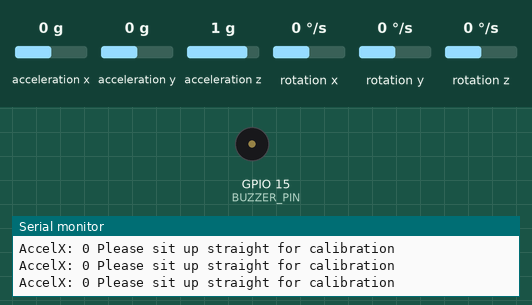
Recording of a program running on a simulated ESP32. On the bench: buzzer (waves = sounding), the last lines printed to the serial monitor. The test bench sets the inputs (shaded band); at power-on: acceleration x 0 g, acceleration y 0 g, acceleration z 1 g, rotation x 0 °/s, rotation y 0 °/s, rotation z 0 °/s. WiFi joins after 1.5 s; servers stay silent unless stated.

Above: at 4.9 s.
5.0 s: acceleration x set to -1.1 g
6.6 s: acceleration x set to -0.8 g
At 7.15 s:
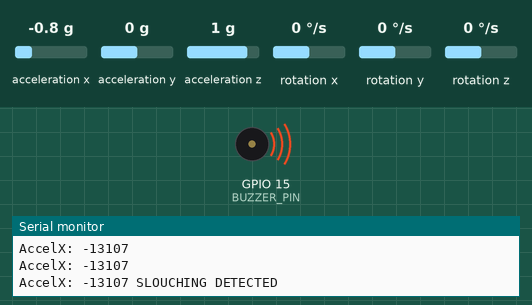
Timing chart, 0 to 15.6 s (numbered marks = the images above; inputs shaded):
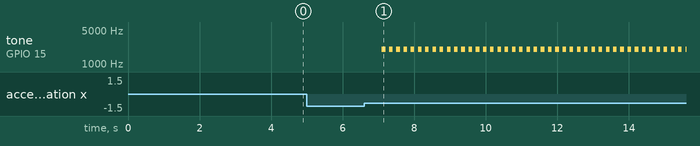

The program:

main.cpp
```cpp
/**
 * Posture Corrector
 *
 * Monitors posture using an MPU6050 accelerometer and provides
 * feedback through a buzzer when slouching is detected.
 *
 * Hardware:
 * - ESP32
 * - MPU6050 accelerometer
 * - Buzzer on PIN 15
 */

#include "Arduino.h"
#include "I2Cdev.h"
#include "MPU6050.h"
#include <WiFi.h>

// WiFi Configuration
const char* const WIFI_SSID = "Dawids S22 Ultra";
const char* const WIFI_PASSWORD = "Bond2004";
const char* const REMOTE_HOST = "google.com";
constexpr int REMOTE_PORT = 80;

// Hardware Configuration
constexpr int BUZZER_PIN = 15;
constexpr int BUZZER_CHANNEL = 0;
constexpr int BUZZER_FREQUENCY = 2000;  // Hz
constexpr int BUZZER_RESOLUTION = 8;    // bits
constexpr int BUZZER_DUTY_CYCLE = 127;  // ~50% of 8-bit (0-255)
constexpr int BUZZER_DURATION = 100;    // ms
constexpr int BUZZER_PAUSE = 50;        // ms

// System Configuration
constexpr int WIFI_CONNECTION_TIMEOUT = 20;  // seconds
constexpr int SERIAL_BAUD_RATE = 115200;
constexpr int SAMPLING_INTERVAL = 50;        // ms

// Posture Detection Configuration
constexpr int SLOUCH_THRESHOLD = 10;         // Number of consecutive readings needed
constexpr int CALIBRATION_SAMPLES_REQUIRED = 5;
constexpr int SLOUCHING_THRESHOLD = -14900;   // Acceleration threshold for slouching

// Enum for calibration status
enum class CalibrationStatus {
  IN_PROGRESS,
  COMPLETE
};

// Global state
struct {
  MPU6050 mpu;
  struct {
    int16_t x, y, z;
  } acceleration;
  struct {
    int16_t x, y, z;
  } gyro;
  int16_t slouchCount = 0;
  bool isCalibrated = false;
  int calibrationCount = 0;
} state;

/**
 * Attempts to connect to the configured WiFi network.
 *
 * @return true if the connection was successful, false otherwise
 */
bool setupWiFi() {
  Serial.println("\nStarting WiFi setup...");
  WiFi.disconnect();

  Serial.printf("Connecting to: %s\n", WIFI_SSID);
  WiFi.begin(WIFI_SSID, WIFI_PASSWORD);

  // Wait for connection with timeout
  int attempts = 0;
  while (WiFi.status() != WL_CONNECTED && attempts < WIFI_CONNECTION_TIMEOUT) {
    delay(1000);
    Serial.print(".");
    attempts++;

    if (attempts % 5 == 0) {
      Serial.printf("\nStatus: %d\n", WiFi.status());
    }
  }

  if (WiFi.status() != WL_CONNECTED) {
    Serial.println("\nWiFi Connection Failed!");
    Serial.print("Error: ");

    switch (WiFi.status()) {
      case WL_IDLE_STATUS:      Serial.println("Idle"); break;
      case WL_NO_SSID_AVAIL:    Serial.println("SSID not found"); break;
      case WL_CONNECT_FAILED:   Serial.println("Wrong password"); break;
      case WL_DISCONNECTED:     Serial.println("Cannot reach network"); break;
      default:                  Serial.println(WiFi.status());
    }

    return false;
  }

  Serial.println("\nWiFi Connected!");
  Serial.printf("IP: %s\n", WiFi.localIP().toString().c_str());
  return true;
}

/**
 * Tests if the device can reach the internet.
 *
 * @return true if internet connection is available, false otherwise
 */
bool testInternetConnection() {
  WiFiClient client;
  Serial.printf("Testing connection to %s\n", REMOTE_HOST);

  if (client.connect(REMOTE_HOST, REMOTE_PORT)) {
    Serial.println("Connection test successful");
    client.stop();
    return true;
  }

  Serial.println("Connection test failed");
  return false;
}

/**
 * Initializes the MPU6050 sensor.
 *
 * @return true if initialization was successful, false otherwise
 */
bool initializeMPU() {
  Wire.begin();
  state.mpu.initialize();

  if (state.mpu.testConnection()) {
    Serial.println("MPU6050 connection successful!");
    return true;
  }

  Serial.println("MPU6050 connection failed!");
  return false;
}

/**
 * Activates the buzzer to alert the user.
 */
void activateBuzzer() {
  ledcWrite(BUZZER_CHANNEL, BUZZER_DUTY_CYCLE);
  delay(BUZZER_DURATION);
  ledcWrite(BUZZER_CHANNEL, 0);  // Ensure buzzer is off
  delay(BUZZER_PAUSE);
}

/**
 * Manages the posture calibration process.
 * Calibration ensures the device recognizes the user's proper posture.
 *
 * @return CalibrationStatus::COMPLETE if calibration is complete, CalibrationSt  atus::IN_PROGRESS otherwise
 */
CalibrationStatus updateCalibration() {
  const bool isGoodPosture = state.acceleration.x < SLOUCHING_THRESHOLD;

  if (isGoodPosture) {
    state.calibrationCount++;
    Serial.printf(" Calibrating... %d/%d", state.calibrationCount, CALIBRATION_SAMPLES_REQUIRED);

    if (state.calibrationCount >= CALIBRATION_SAMPLES_REQUIRED) {
      Serial.println(" CALIBRATION COMPLETE");
      return CalibrationStatus::COMPLETE;
    }
  } else {
    state.calibrationCount = 0;
    Serial.println(" Please sit up straight for calibration");
  }

  return CalibrationStatus::IN_PROGRESS;
}

/**
 * Monitors the user's posture and provides feedback when slouching is detected.
 */
void monitorPosture() {
  const bool isSlouchingDetected = state.acceleration.x >= SLOUCHING_THRESHOLD;

  if (isSlouchingDetected) {
    state.slouchCount++;
    if (state.slouchCount >= SLOUCH_THRESHOLD) {
      Serial.println(" SLOUCHING DETECTED");
      activateBuzzer();
    }
  } else {
    state.slouchCount = 0;
  }
}

/**
 * Reads the current accelerometer values.
 */
void updateSensorReadings() {
  state.mpu.getAcceleration(
    &state.acceleration.x,
    &state.acceleration.y,
    &state.acceleration.z
  );

  Serial.printf("AccelX: %d", state.acceleration.x);
}

/**
 * Setup function, runs once when the device starts.
 */
void setup() {
  Serial.begin(SERIAL_BAUD_RATE);

  // Initialize buzzer with PWM
  ledcAttachPin(BUZZER_PIN, BUZZER_CHANNEL);
  ledcSetup(BUZZER_CHANNEL, BUZZER_FREQUENCY, BUZZER_RESOLUTION);

  const bool isSystemReady = setupWiFi() &&
                           testInternetConnection() &&
                           initializeMPU();

  if (!isSystemReady) {
    Serial.println("Initialization failed. System halted.");
    while (true) {
      delay(1000);  // Halt execution
    }
  }
}

/**
 * Main program loop, runs repeatedly after setup.
 */
void loop() {
  // Ensure buzzer is off at the start of each loop cycle
  ledcWrite(BUZZER_CHANNEL, 0);

  updateSensorReadings();

  if (!state.isCalibrated) {
    const auto status = updateCalibration();
    state.isCalibrated = (status == CalibrationStatus::COMPLETE);
  } else {
    monitorPosture();
  }

  Serial.println();
  delay(SAMPLING_INTERVAL);
}
```

Measured:
- after the input at 6.6 s, tone on GPIO 15 (BUZZER_PIN): alternates 2000 Hz for 0.10 s and silent for 0.10 s, starting after 0.50 s
